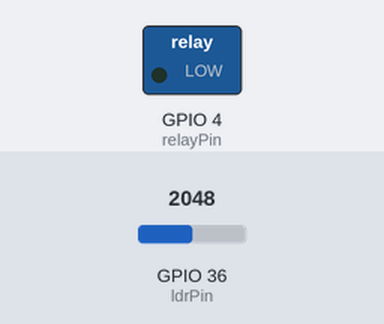
Bench run of a sketch on a simulated ESP32. Shown: switched loads named in the sketch (green lamp = pin HIGH). Inputs (shaded band) come from the test bench; at power-on: GPIO 36 (ldrPin) = 2048. WiFi joins after 1.5 s; servers stay silent unless stated; the Firebase database answers and starts empty; what the sketch prints to the serial monitor is not drawn.

Above: at 1.6 s.
At 2.4 s:
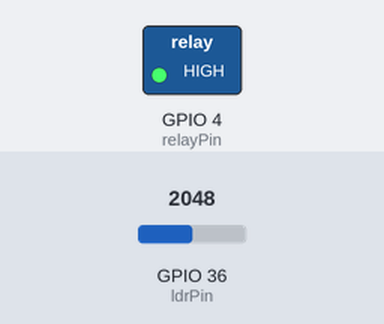
Timing chart, 0 to 3.9 s (numbered marks = the images above):
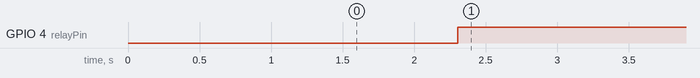

Measured:
- by itself, GPIO 4 (relayPin): LOW → HIGH at 2.3 s

The sketch:

project-4.ino
```cpp
#include <WiFi.h>
#include <FirebaseESP32.h>


#define FIREBASE_HOST "https://simplesmarthome-1b41e.firebaseio.com/"
#define FIREBASE_AUTH "WB31Ak8BiihxblSgoMek3Oq70rktPMaunTTMzght"
#define WIFI_SSID "MUSTIKA B8"
#define WIFI_PASSWORD "evelyn2607"

#define relayPin 4
#define ldrPin 36

//2. Define FirebaseESP8266 data object for data sending and receiving
FirebaseData firebaseData;

String path = "/Node1";

int ldrRead;

void setup(){
  Serial.begin(115200);

  conWifi();
  pinMode(relayPin, OUTPUT);
  pinMode(ldrPin, INPUT);

}

void loop(){
  delay(500);

  ldrRead = analogRead(ldrPin);
  char cstr[16];
  itoa(ldrRead, cstr, 10);
  Firebase.setString(firebaseData, path + "/curValue", cstr);
  if(Firebase.getString(firebaseData, path + "/rangeValue")){
    String range = firebaseData.stringData();
    int rangeValue = range.toInt();
    if(ldrRead < rangeValue){
      digitalWrite(relayPin, LOW);
      Firebase.setString(firebaseData, path + "/state", "Lampu Menyala");
    }else{
      digitalWrite(relayPin, HIGH);
      Firebase.setString(firebaseData, path + "/state", "Lampu Mati");
    }
  }
}

void conWifi(){
  WiFi.begin(WIFI_SSID, WIFI_PASSWORD);
  Serial.print("Connecting to Wi-Fi");
  while (WiFi.status() != WL_CONNECTED)
  {
    Serial.print(".");
    delay(300);
  }
  Serial.println();
  Serial.print("Connected with IP: ");
  Serial.println(WiFi.localIP());
  Serial.println();

  Firebase.begin(FIREBASE_HOST, FIREBASE_AUTH);
  Firebase.reconnectWiFi(true);

  //Set database read timeout to 1 minute (max 15 minutes)
  Firebase.setReadTimeout(firebaseData, 1000 * 60);
  //tiny, small, medium, large and unlimited.
  //Size and its write timeout e.g. tiny (1s), small (10s), medium (30s) and large (60s).
  Firebase.setwriteSizeLimit(firebaseData, "tiny");
}
```
